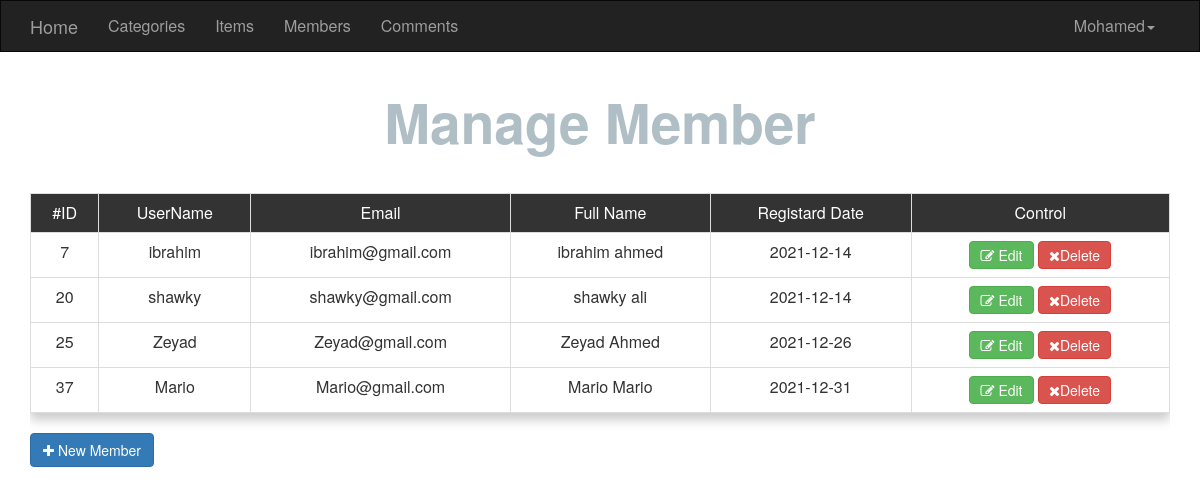
/admin/members.php (signed in), run on the app's committed database.
### tables this page shows
CREATE TABLE `users` (
  `UserD` int(11) NOT NULL,
  `UserName` varchar(255) NOT NULL,
  `Password` varchar(255) NOT NULL,
  `Email` varchar(255) NOT NULL,
  `FullName` varchar(255) NOT NULL,
  `GroupID` int(11) NOT NULL DEFAULT 0,
  `TrustStatus` int(11) NOT NULL DEFAULT 0,
  `RegStatus` int(11) NOT NULL DEFAULT 0,
  `Dateandtime` date DEFAULT NULL,
  `avatar` varchar(255) NOT NULL
);

### admin/includes/languages/english.php (called while the page is built)
<?php
	function lang($phrase) {
		static $lang = array(
			'HOME_ADMIN' 	=> 'Home',
			'CATEGORIES' 	=> 'Categories',
			'ITEMS' 		=> 'Items',
			'MEMBERS' 		=> 'Members',
			'COMMENTS'		=> 'Comments',
			'STATISTICS' 	=> 'Statistics',
			'LOGS' 			=> 'Logs',
			'' => '',
			'' => '',
			'' => '',
			'' => '',
			'' => ''
		);
		return $lang[$phrase];
	}

### admin/members.php (the view, shortened to what this page needs)
<?php
	if(isset($_SESSION['Username'])) {
		include 'init.php';
		include $tp1 . 'header.php';
		$do = isset($_GET['do']) ? $_GET['do'] : 'Manage';
		if ($do == 'Manage') {
			$query = ' ';
			$stmt = $con->prepare("SELECT * FROM users WHERE GroupID != 1 $query" );
			$stmt-> execute();
			$rows = $stmt->fetchAll();
			?>
		<h1 class="text-center">Manage Member</h1>
				<div class="container">
					<div class="table-responsive">
						<table class="main-table text-center table table-bordered">
							<tr>
								<td>#ID</td>
								<td>UserName</td>
								<td>Email</td>
								<td>Full Name</td>
								<td>Registard Date</td>
								<td>Control</td>
							</tr>
							<?php
								foreach($rows as $row) {
									echo "<tr>";
										echo "<td>" . $row['UserD'] . "</td>";
										echo "<td>" . $row['UserName'] . "</td>";
										echo "<td>" . $row['Email'] . "</td>";
										echo "<td>" . $row['FullName'] . "</td>";
										echo "<td>" . $row['Dateandtime'] . "</td>";
										echo "<td>
												<a href='Members.php?do=Edit&userid=" . $row['UserD'] . "'' class='btn btn-success'><i class='fa fa-edit'></i> Edit </a>
												<a href='Members.php?do=Delete&userid=" . $row['UserD'] . "' class='btn btn-danger confirm '><i class='fa fa-close'></i>Delete </a>";
											echo "</td>";
									echo "</tr>";
								}
							?>
						</table>
				</div>
				<a href="Members.php?do=add" class="btn btn-primary" > <i class="fa fa-plus"></i> New Member</a>
			</div>
		<?php
	}
		include $tp1 . 'footer.php';
		} else {
		header('Location: index.php');
		exit();
	}

### admin/includes/temps/header.php (shortened to what this page needs)
<!DOCTYPE html>
	<html>
	<head>
			<link rel="stylesheet" href="https://maxcdn.bootstrapcdn.com/bootstrap/3.3.7/css/bootstrap.min.css">
			 <link rel="stylesheet" href="https://cdnjs.cloudflare.com/ajax/libs/font-awesome/4.7.0/css/font-awesome.min.css">
		<link rel="stylesheet"  href="<?php echo $css ?>style.css">
	</head>
	<boody>

### admin/init.php (shortened to what this page needs)
<?php
	$tp1 	= 'includes/temps/';
	$css 	= 'layout/css/';
	$lan 	= 'includes/languages/';
	include $lan 	. 'english.php';
	include $tp1 	. 'header.php';
	if(!isset($noNavbar)) {include $tp1 . 'nav.php';}

### admin/includes/temps/nav.php (shortened to what this page needs)
<nav class="navbar navbar-inverse">
		  <div class="container">
		    <div class="navbar-header">
		      <a class="navbar-brand" href="dashboard.php"><?php echo lang('HOME_ADMIN') ?></a>
		    </div>
		    <div class="collapse navbar-collapse" id="app-nav">
		      <ul class="nav navbar-nav">
		        <li><a href="categories.php"><?php echo lang('CATEGORIES') ?></a></li>
		        <li><a href="items.php"><?php echo lang('ITEMS') ?></a></li>
		        <li><a href="members.php"><?php echo lang('MEMBERS') ?></a></li>
		        <li><a href="comments.php"><?php echo lang('COMMENTS') ?></a></li>
		      </ul>
		      <ul class="nav navbar-nav navbar-right">
		        <li class="dropdown">
		          <a href="#" class="dropdown-toggle" data-toggle="dropdown" role="button" aria-haspopup="true" aria-expanded="false">Mohamed<span class="caret"></span></a>
		        </li>
		      </ul>
		    </div>
		  </div>
		</nav>

### admin/includes/temps/footer.php (shortened to what this page needs)
 	<link rel="stylesheet" href="https://maxcdn.bootstrapcdn.com/bootstrap/3.3.7/css/bootstrap.min.css">
	<link rel="stylesheet" href="https://cdnjs.cloudflare.com/ajax/libs/font-awesome/4.7.0/css/font-awesome.min.css">
	<link rel="stylesheet"  href="<?php echo $css ?>style.css">
	</boody>
</html>

### admin/layout/css/style.css (style rules this page uses)
.navbar { border-radius: 0; margin-bottom: 0; }
h1 { font-size: 55px; font-weight: bold; margin: 40px 0; color: #b0bec5; }
.main-table { -webkit-box-shadow: 0 7px 10px #ccc; -moz-box-shadow: 0 7px 10px #ccc; box-shadow: 0 7px 10px #ccc; }
.main-table tr { background-color: #fff; vertical-align: center !important; }
.main-table tr:first-child td { background-color: #333; color: #fff; }
.main-table .btn { padding: 3px 10px; }

### data on the page
users: UserD "7", UserName "ibrahim", Email "ibrahim@gmail.com", FullName "ibrahim ahmed", Dateandtime "2021-12-14"
users: UserD "20", UserName "shawky", Email "shawky@gmail.com", FullName "shawky ali", Dateandtime "2021-12-14"
users: UserD "25", UserName "Zeyad", Email "Zeyad@gmail.com", FullName "Zeyad Ahmed", Dateandtime "2021-12-26"
users: UserD "37", UserName "Mario", Email "Mario@gmail.com", FullName "Mario Mario", Dateandtime "2021-12-31"

### other printed values
lang('HOME_ADMIN') "Home"
lang('CATEGORIES') "Categories"
lang('ITEMS') "Items"
lang('MEMBERS') "Members"
lang('COMMENTS') "Comments"
